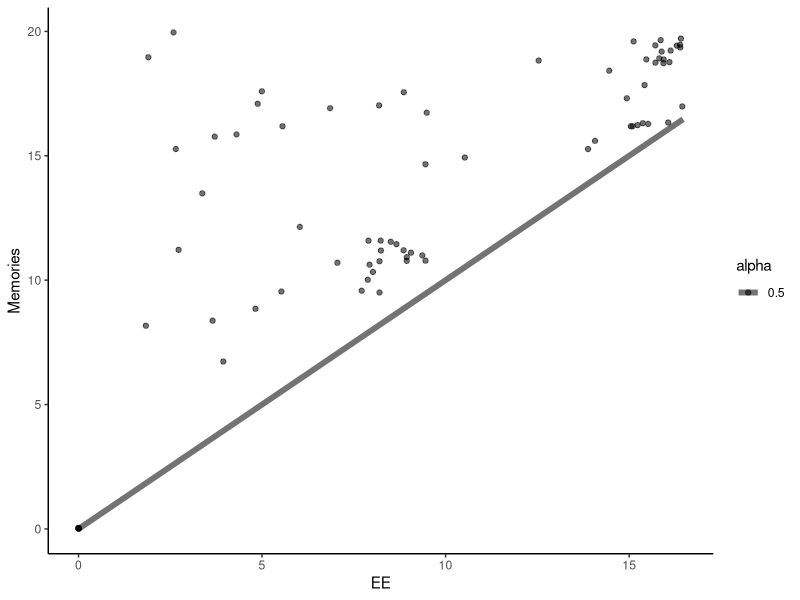
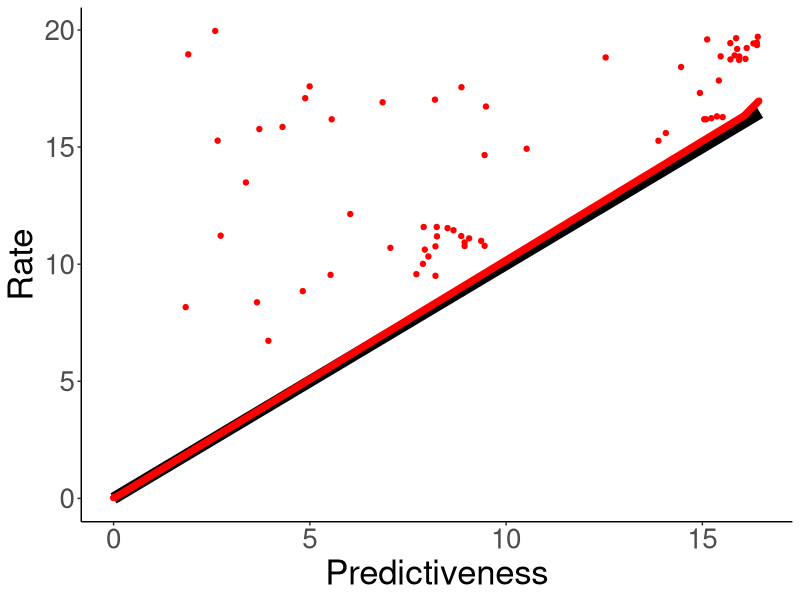

These figures' R source, in order:
library(tidyr)
library(dplyr)
library(ggplot2)




data = read.csv("../../results/results-nprd.tsv", sep="\t")
data$Horizon = 15
data = data %>% filter(EE <= Memories)
dataU = data %>% filter(Language == "repeat") %>% filter(Memories < 20)

plot = ggplot(dataU, aes(x=EE, y=Memories, alpha=0.5)) + geom_point()+ theme_classic() + geom_line(data=data.frame(x=c(0, 16.47), y = c(0, 16.47)), aes(x=x , y=y), size=2)
ggsave("../figures/repeat3-info.pdf", plot=plot)


dataU = dataU[order(dataU$EE),]
ees = dataU$EE
memories = dataU$Memories

findFrontier = function(ees, memories) {
   xs = c(0)
   ys = c(0)
   slopes = c(0)
   for(i in (1:length(ees))) {
     x = ees[i]
     if(x < 0) {
   	  next
     }
     y = memories[i]
     
     while(TRUE) {
       lastX = xs[1]
       lastY = ys[1]
   
       slope = (y-lastY)/(x-lastX)
       cat(slope," ", y, lastY, x, lastX,  "..\n", sep=" ")
       if(slope >= slopes[1]) {
   	    xs = c(x, xs)
   	    ys = c(y, ys)
   	    slopes = c(slope, slopes)
   	    break
       } else {
   	    xs = xs[(2:length(xs))]
   	    ys = ys[(2:length(ys))]
   	    slopes = slopes[(2:length(slopes))]
       }
     }
   }
   return(data.frame(EE=xs, Memories=ys))
}


plot = ggplot(data=data, aes(x=EE, y=Memories)) 
plot = plot + theme_classic() 
plot = plot + geom_line(data=data.frame(x=c(0, 16.47), y = c(0, 16.47)), aes(x=x , y=y), size=4)
plot = plot + theme(legend.position="none")  
plot = plot + geom_point(data=dataU, aes(x=EE, y=Memories), colour="red") 
plot = plot + geom_line(data=findFrontier(dataU$EE, dataU$Memories),aes(x=EE, y=Memories), colour="red", size=2.5)
plot = plot +    theme(    axis.text.x = element_text(size=20),
		           axis.text.y = element_text(size=20),
			   axis.title.x = element_text(size=25),
			   axis.title.y = element_text(size=25))
plot = plot + xlab("Predictiveness")
plot = plot + ylab("Rate")
ggsave("../figures/repeat3-info.pdf", plot=plot)







